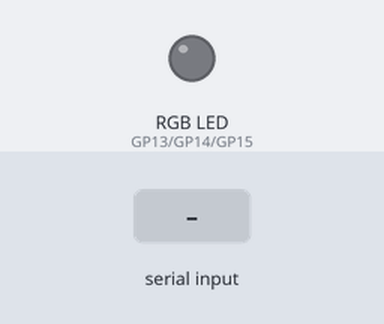
A program run on a simulated Raspberry Pi Pico running MicroPython. Shown: an RGB LED mixed from three pins (HIGH = lit). The test bench sets the inputs (shaded band). Dim RGB values are drawn brighter than linear; what the program prints to the serial console is not drawn.

Above: at 1.2 s.
1.3 s: "red" typed at the serial console, then Enter
At 2.0 s:
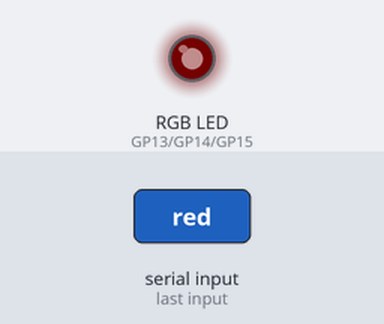
2.8 s: "green" typed at the serial console, then Enter
At 3.2 s:
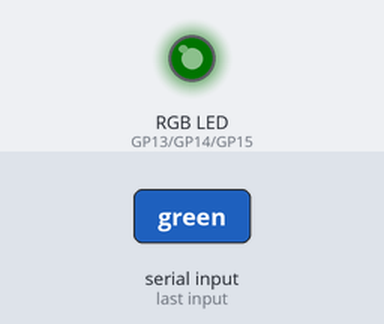
4.3 s: "blue" typed at the serial console, then Enter
At 5.5 s:
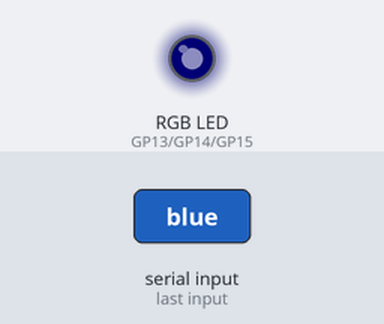
5.8 s: "white" typed at the serial console, then Enter
At 6.6 s:
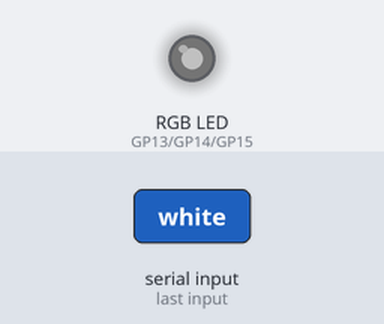
7.3 s: "pink" typed at the serial console, then Enter
At 7.8 s:
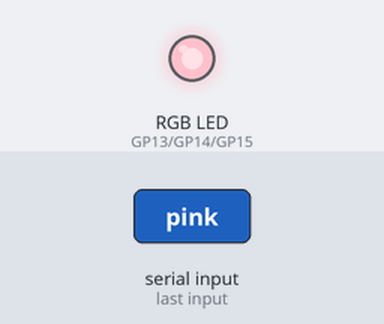
Timing chart, 0 to 9.8 s (numbered marks = the images above; inputs shaded):
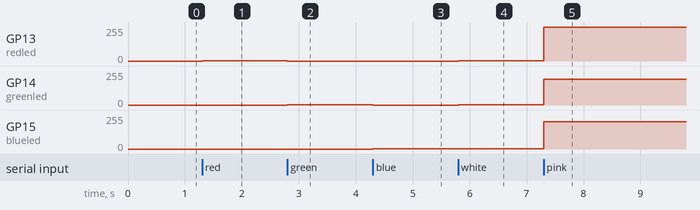

Measured:
- after the input at 1.3 s, GP13 (redled): 0/255 → 1/255 at once
- after the input at 2.8 s, GP13 (redled): 1/255 → 0/255 at once; GP14 (greenled): 0/255 → 1/255 at once
- after the input at 4.3 s, GP14 (greenled): 1/255 → 0/255 at once; GP15 (blueled): 0/255 → 1/255 at once
- after the input at 5.8 s, GP13 (redled), GP14 (greenled): 0/255 → 1/255 at once
- after the input at 7.3 s, GP13 (redled): 1/255 → 255/255 at once; GP14 (greenled): 1/255 → 192/255 at once; GP15 (blueled): 1/255 → 203/255 at once

The program:

rgb_led_module_control_python_project.py
```python
from machine import Pin, PWM
from time import sleep
redpin = 13
greenpin = 14
bluepin = 15
redled = PWM(Pin(redpin))
greenled = PWM(Pin(greenpin))
blueled = PWM(Pin(bluepin))

redled.freq(1000)
redled.duty_u16(0)

greenled.freq(1000)
greenled.duty_u16(0)

blueled.freq(1000)
blueled.duty_u16(0)

while True:
    print('Good day, Here are the list of colours available for this project/n')
    print('1. Red')
    print('2. Green')
    print('3. Blue')
    print('4. White')
    print('5. pink')

    mycolor = input('What color do you want?: ').strip()
    if mycolor.lower() == 'red':
        redbright = 65550
        greenbright = 0
        bluebright = 0
        redled.duty_u16(redbright)
        greenled.duty_u16(greenbright)
        blueled.duty_u16(bluebright)

    elif ( mycolor.lower() == 'green' ):
        redbright = 0
        greenbright = 65550
        bluebright = 0
        redled.duty_u16(redbright)
        greenled.duty_u16(greenbright)
        blueled.duty_u16(bluebright)

    elif ( mycolor.lower() == 'blue' ):
        redbright = 0
        greenbright = 0
        bluebright = 65550
        redled.duty_u16(redbright)
        greenled.duty_u16(greenbright)
        blueled.duty_u16(bluebright)

    elif ( mycolor.lower() == 'white' ):
        redbright = 65550
        greenbright = 65550
        bluebright = 65550
        redled.duty_u16(redbright)
        greenled.duty_u16(greenbright)
        blueled.duty_u16(bluebright)

    elif ( mycolor.lower() == 'pink' ):
        redbright = 65535
        greenbright = 49344
        bluebright = 52171
        redled.duty_u16(redbright)
        greenled.duty_u16(greenbright)
        blueled.duty_u16(bluebright)

    else:
        redbright = 65535
        greenbright = 55255
        bluebright = 0
        redled.duty_u16(redbright)
        greenled.duty_u16(greenbright)
        blueled.duty_u16(bluebright)
```
